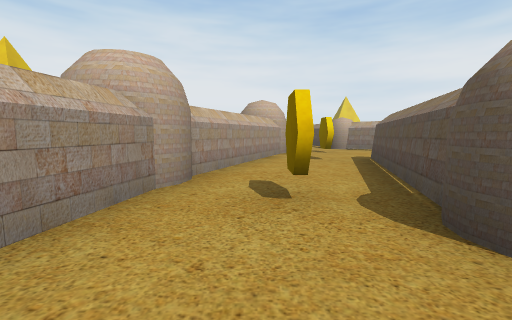
[1] (above)

16 first-person views from a walk through a Unity game level. The camera is 0.59 m above the floor, tilts 6° down and sees 90° across. The floor is counted in squares, 1 m on a side. Each view is taken from the middle of a square. On the plan, view 1 faces up. The plan holds only what a view shows up to about 9 squares ahead; the rest is blank. The place goes on beyond the plan. The player character is not drawn.

[2]
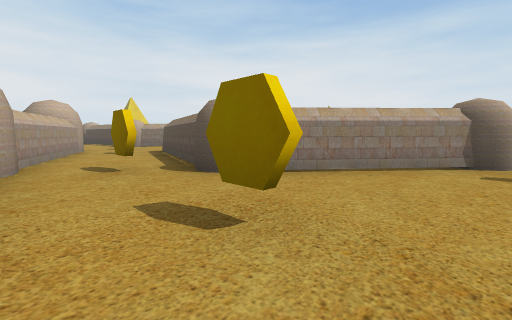

[3]
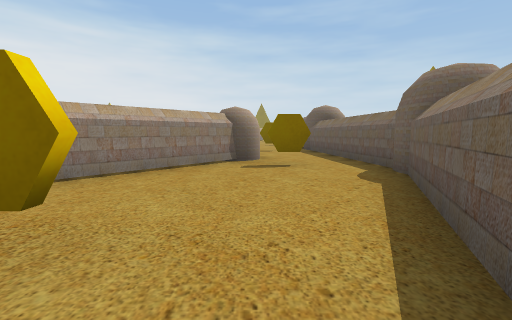

[4]
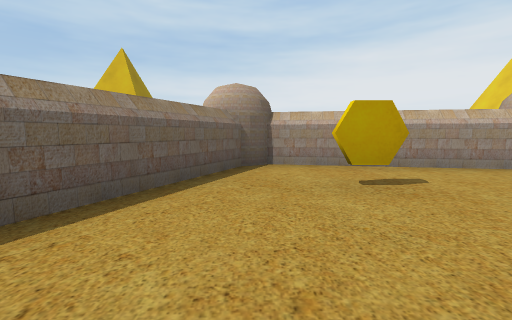

[5]
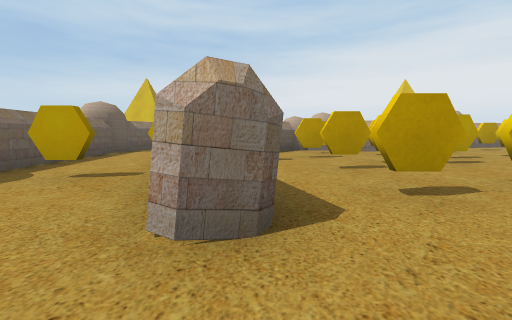

[6]
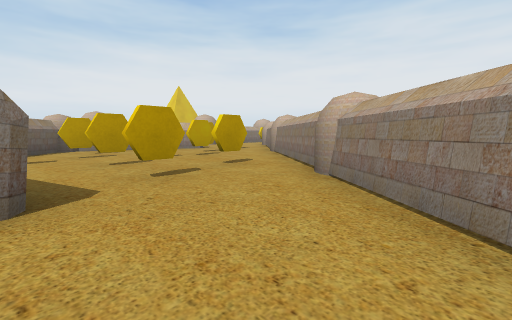

[7]
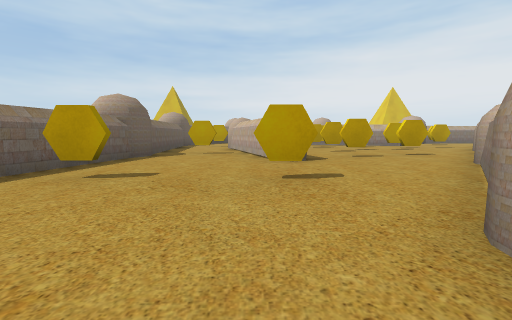

[8]
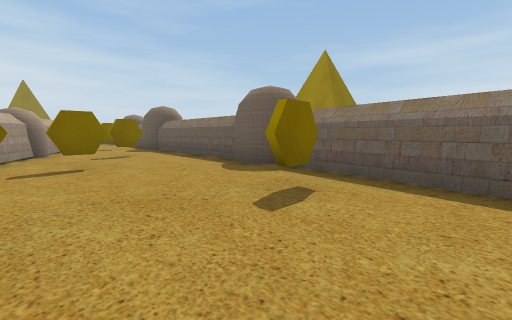

[9]
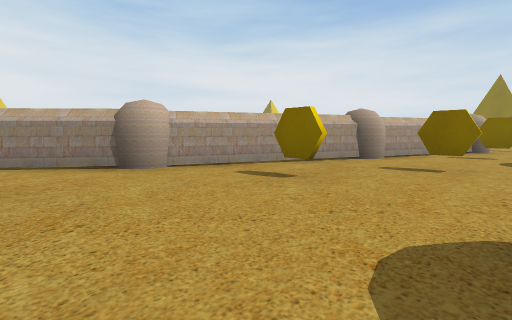

[10]
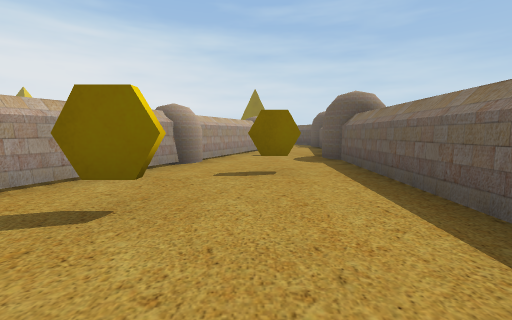

[11]
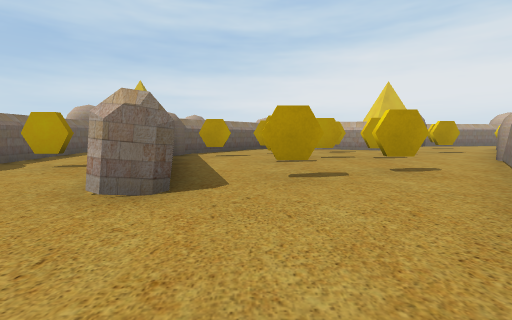

[12]
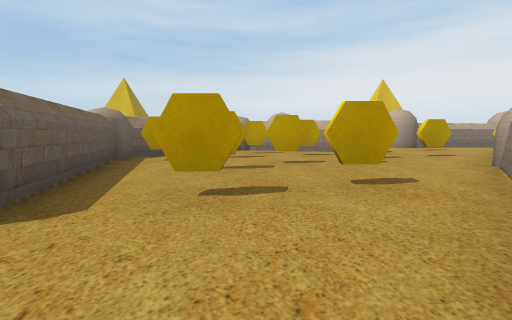

[13]
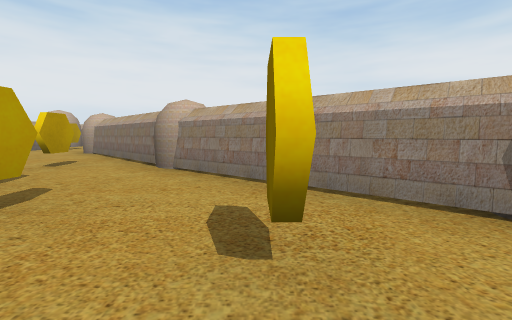

[14]
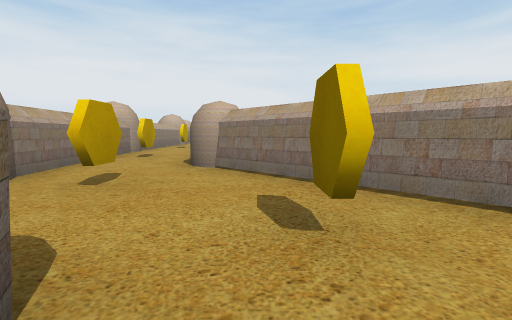

[15]
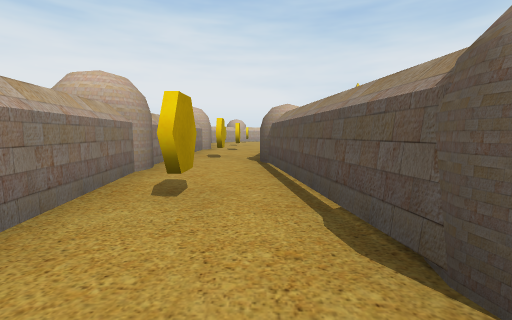

[16]
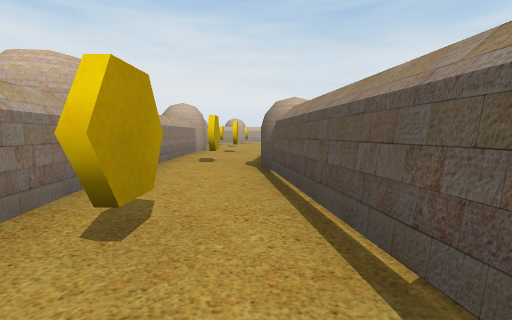

### Floor plan
Points are (right, up) in squares from view 1. A wall is a line through its corners. A room is listed if a view was taken in it or the views show most of it. See-through windows are left out.
Room 1 (views 1, 2, 3, 4)
walls: (-1.6, -0.3) (-1.9, -1.9); (-1.6, -2) (-1.6, -2.3) (2.6, -4.2) (2.9, -4.1); (1.4, 1.9) (2.2, 4.2); (4.4, -1.6) (2.1, 0.4); (3.2, -4.3) (6.7, -4); (-1, 3.3) (-1.5, 0.5); (-0.4, 4.7) (-0.9, 3.4)
ways out: opening at (6, -3) to room 2; opening at (1, 5) to room 3
objects: other object (0, -1); other object (0, 2); other object (4, -3)
Room 2 (views 5, 6, 7, 8, 9, 10, 11)
walls: (13.5, 0.6) (11.8, 2); (14.2, -4.7) (18.6, -4.9) (18.9, -4.7) (19.3, -4.6); (16.4, -0.8) (14, 0.3); (9.6, -0.2) (9.5, -0.6); (9.1, -0.7) (5.9, -1.7); (8.8, -4) (12.5, -4.6); (17.8, -1.5) (16.6, -0.9); (6.7, -4) (7.9, -3.9); (21.3, -3.1) (18.5, -1.8)
ways out: opening at (6, -3) to room 1; opening at (10.3, 1) to room 3; opening at (22, -4)
objects: other object (8, -3); other object (12, -3); other object (12, -1); other object (15, -2); other object (17, -3); other object (20, -4)
Room 3 (views 12, 13, 14)
walls: (3.2, 5.2) (2.2, 1.8); (6.2, 6.5) (3.1, 9.2); (2.2, 4.2) (2.7, 5.8); (2.2, 1.3) (4.9, -1); (2.1, 1.2) (2.8, 0.6); (4.1, -0.5) (4.8, -1.1); (6.3, -1) (8.7, -0.3); (5.2, -1.2) (9.5, 0.2) (9.6, -0.2); (0.7, 7.4) (-0.4, 4.7); (11.8, 2) (6.6, 6.2)
ways out: opening at (1, 5) to room 1; opening at (10.3, 1) to room 2; opening at (2, 9) to room 4
objects: other object (2, 6); other object (2, 8); other object (4, 2); other object (4, 3); other object (4, 7); other object (5, 1); other object (5, 5); other object (6, 0); other object (6, 3); other object (6, 4); other object (7, 1); other object (8, 3); other object (9, 1)
Room 4 (views 15, 16)
walls: (2.8, 9.6) (2.3, 13.5); (0.6, 9.9) (0.8, 8.4); (0.3, 13.3) (0.2, 13) (0, 12.6); (0, 13.6) (0.5, 10.5)
ways out: opening at (2, 9) to room 3; opening at (1, 14)
objects: other object (1, 11)

Positions as (right, up) in squares from view 1, and headings:
1: (0, 0), facing up
2: (-1, -2), facing up-right
3: (-1, -2), facing right
4: (3, -2), facing left
5: (11, 0), facing left
6: (12, 0), facing up-left
7: (15, -1), facing left
8: (10, -1), facing down-right
9: (12, -4), facing up-right
10: (13, -3), facing right
11: (12, 1), facing left
12: (11, 2), facing left
13: (8, 2), facing up
14: (4, 5), facing up
15: (2, 9), facing up
16: (2, 10), facing up
